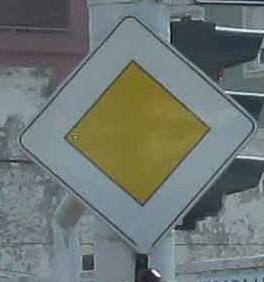
#> input picture dataset/trafficsigns_dataset_independent/diamond/rightofway/4727a.jpg, 264 x 282 px; its folder holds 2 pictures in this run
$ python data_preprocessing.py
#> lines starting #> are read from the running program, lines starting #| are printed output that depends on the picture; pictures that were not available may be replaced by others from this repository, and a replacement may not be noted
# Imports
import os
from unittest.main import main
import matplotlib.pyplot as plt
import os
import cv2
import numpy as np
import pandas as pd

os.sys.path
os.chdir('./')

# paths to load ans save data

# original data-set
DATA_PATH = 'dataset/trafficsigns_dataset'
# dataset after converted to csv format
DATA_CSV_SAVE_PATH= "dataset/trafficsigns_dataset_csv"
# original independent data-set
INDPENDENT_DATA_PATH = "dataset/trafficsigns_dataset_independent"
# independent data-set after preprocessing
INDPENDENT_DATA_PREPROCESSED = "dataset/trafficsigns_dataset_independent_preprocessed"
# preprocessed independent data-set converted to csv format
INDPENDENT_DATA_CSV = "dataset/trafficsigns_dataset_independent_csv"

def read_traffic_data_dict(path):
    """This functions loads the dataset
        and categorise it in dictionary of numpy array

    Args:
        path (sring): dataset main folder path
    """
    # define dataset dictionary
    data_dict = dict()
    for c in os.listdir(path):
        # check directories only
        if not os.path.isdir(os.path.join(path, c)):
            continue
        # assign empty dictionary at first for each shape class to store type classes
        data_dict[c] = {'signTypes': dict()}
        # join paths to get each sign shape class path
        signShapePath = os.path.join(path, c)
        # loop over sign types classes in each sign shape class
        for k in os.listdir(signShapePath):
            # join paths to get each sign type class path
            signTypePath = os.path.join(signShapePath, k)
            # check directories only
            if os.path.isdir(signTypePath):
                signTypeArr = list()
                for img_file in os.listdir(signTypePath):

                    img = cv2.imread(os.path.join(signTypePath, img_file), 0)
                    try:
                        img_flattened = img.flatten()
                    except:
                        continue
                    signTypeArr.append(img_flattened)
                data_dict[c]['signTypes'][k] = signTypeArr
    return data_dict


def create_labels_map(data_path, save_path):
    """ creates a numerical value for each categorical class ti be used in model evaluation
        the result is a pandas dataframe contains 2 cols, one for name and the other for numerical id
    Args:
        data_path (str): dataset path
        save_path (str): path to save resulted dataframes

    Returns:
        resulted dataframes: resulted dataframes
    """
    # list to store sign shape classes names
    sign_shapes = []
    # list to store sign type classes names
    sign_types = []
    for dir in os.listdir(data_path):
        # check directories only
        sign_shape_class_path = os.path.join(data_path, dir)
        if not os.path.isdir(sign_shape_class_path):
            continue

        sign_shapes.append(dir)
        for sub_dir in os.listdir(sign_shape_class_path):
            sign_type_class_path = os.path.join(sign_shape_class_path, sub_dir)
            if not os.path.isdir(sign_type_class_path):
                continue
            sign_types.append(sub_dir)
    # make pandas dataframe of sign type and sign shape classes with numerical labels
    shape_classes_map = pd.DataFrame(
        {
            'class': sign_shapes,
            'ID': list(range(0, len(sign_shapes)))
        })

    type_classes_map = pd.DataFrame(
        {
            'class': sign_types,
            'ID': list(range(0, len(sign_types)))
        })
    if not os.path.isdir(save_path):
        os.makedirs(save_path)
    # save created dataframes
    shape_classes_map.to_pickle(os.path.join(save_path, f"IDs_shapes.csv"))
    type_classes_map.to_pickle(os.path.join(save_path, f"IDs_types.csv"))
    return shape_classes_map, type_classes_map


def save_traffic_data_csv(data_path, save_csv_data_path):
    """ created a pandas dataframe for all images and labels in single dataframe
        col 0 : sign shape label
        col 1 : sign type label
        from col 2 to col 786 : images pixel gray values

    Args:
        data_path (str): dataset path
        save_csv_data_path (str): path to save resulted dataframes
    """
#> called with data_path = 'dataset/trafficsigns_dataset', save_csv_data_path = 'dataset/trafficsigns_dataset_csv'
    shape_classes_map, type_classes_map = create_labels_map(data_path, save_csv_data_path)
    data_dict = read_traffic_data_dict(data_path)

    all_images = list()
    # loop over all shape classes
    for shape_class, shapes in data_dict.items():

        # the label of the shape
        shape_id = int(shape_classes_map[shape_classes_map['class'] == shape_class]['ID'].values[0])

        # create labels for types in particular shape class


        for type_class, images in shapes['signTypes'].items():

            type_id = int(type_classes_map[type_classes_map['class'] == type_class]['ID'].values[0])

            for img in images:
                img_with_labels = img/255
                img_with_labels = np.insert(img_with_labels, 0, type_id)
                img_with_labels = np.insert(img_with_labels, 0, shape_id)
                all_images.append(img_with_labels)

    images_df = pd.DataFrame(all_images)
    images_df.to_pickle(os.path.join(save_csv_data_path, "images_data.csv"))


def preprocess_independednt_data(data_path, save_path):
    """resize indepenedent data images to be 28*28 and convert to gray scale

    Args:
        data_path (str): data folder images
        path (str): saved images directory

    """
#> called with data_path = 'dataset/trafficsigns_dataset_independent'
    for c in os.listdir(data_path):
        # check directories only
        if not os.path.isdir(os.path.join(data_path, c)):
            continue
        # join paths to get each sign shape class path
        signShapePath = os.path.join(data_path, c)
        signShapeSavePath = os.path.join(save_path, c)

        for k in os.listdir(signShapePath):
            # join paths to get each sign type class path
            signTypePath = os.path.join(signShapePath, k)
            signTypeSavePath = os.path.join(signShapeSavePath, k)
            # check directories only
            if os.path.isdir(signTypePath):
                if not os.path.isdir(signTypeSavePath):
                    os.makedirs(signTypeSavePath)
                for img_file in os.listdir(signTypePath):
                    img = cv2.imread(os.path.join(signTypePath, img_file), 0)
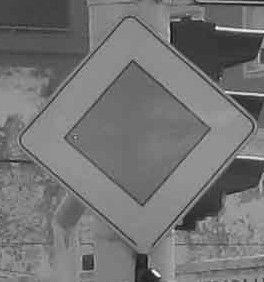
#> img: shape (282, 264); min 13, max 255, mean 116.2
                    try:
                        result_image = cv2.resize(img, (28,28))
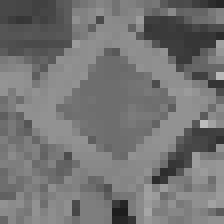
#> result_image: shape (28, 28) (shown 8 times larger); min 30, max 188, mean 115.7
                    except:
                        continue
                    cv2.imwrite(os.path.join(signTypeSavePath, img_file), result_image)
#> pass 2 of the loop in preprocess_independednt_data, `for c in os.listdir(data_path):`:
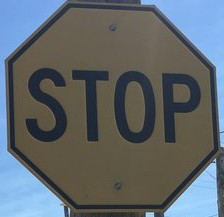
#> input picture dataset/trafficsigns_dataset_independent/hex/stop/188331.jpeg, 224 x 217 px
#> in preprocess_independednt_data, `img = cv2.imread(os.path.join(signTypePath, img_file), 0)`:
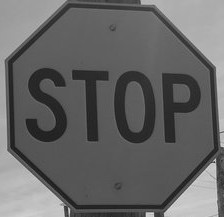
#> img: shape (217, 224); min 18, max 228, mean 101.3
#> in preprocess_independednt_data, `result_image = cv2.resize(img, (28,28))`:
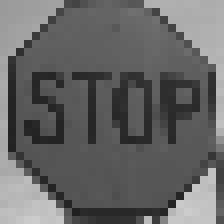
#> result_image: shape (28, 28) (shown 8 times larger); min 33, max 204, mean 101.7


if __name__ == "__main__":
    save_traffic_data_csv(DATA_PATH, DATA_CSV_SAVE_PATH)
    preprocess_independednt_data(INDPENDENT_DATA_PATH, INDPENDENT_DATA_PREPROCESSED)
#> (the run stopped early here; a loop or call above may not have finished)
